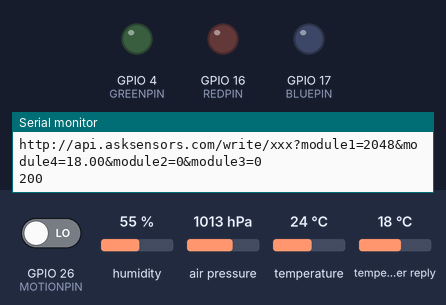
The sketch below on a simulated ESP32. Parts: output pins drawn as LEDs (lit = HIGH), the last lines printed to the serial monitor. The inputs (shaded band) are chosen by the test bench; at power-on: GPIO 26 (MOTIONPIN) LOW, humidity 55 %, air pressure 1013 hPa, temperature 24 °C, temperature in the weather reply 18 °C. WiFi joins after 1.5 s; servers stay silent unless stated; uploads are accepted with an empty reply; web services answer with replies made up by the test bench.

Above: at 2.7 s.
2.8 s: GPIO 26 (MOTIONPIN) driven HIGH
At 3.7 s:
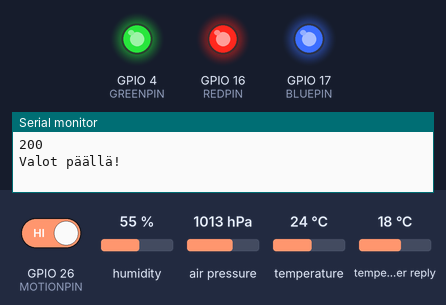
Timing chart, 0 to 5.8 s (numbered marks = the images above; inputs shaded):
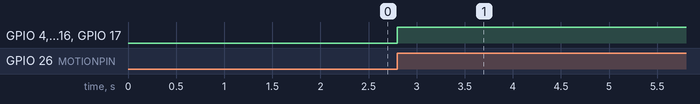

Measured:
- after the input at 2.8 s, GPIO 4 (GREENPIN), GPIO 16 (REDPIN), GPIO 17 (BLUEPIN): LOW → HIGH at once

The sketch:

sensor_project.ino
```cpp
/*
   Harjoitus 6. AskSensors-pilvi.
   Kurssi: TIES536 Sulautettu Internet
   Author @ Teemu Käpylä
   https://www.teemukapyla.fi
*/

// sisällytetään relevantit kirjastot
#include <WiFi.h>
#include <WiFiMulti.h>
#include <HTTPClient.h>
#include <Adafruit_Sensor.h>
#include <Adafruit_BME280.h>
#include <ArduinoJson.h>
#include <SPI.h>

Adafruit_BME280 bme;

#define LIGHTPIN 34 // valosensori pinnissä 34
#define REDPIN 16 // punainen ledi pinnissä 16
#define GREENPIN 4 // vihreä ledi pinnissä 4
#define BLUEPIN 17  // sininen ledi pinnissä 17
#define MOTIONPIN 26 // PIR-liikesensori pinnissä 26

WiFiMulti WiFiMulti;
HTTPClient ask;
WiFiClient client;

// WiFi, API ja intervallikonfiguraatio ja vähän muutakin
const char* ssid     = "xxx"; //Wifi SSID
const char* password = "xxx"; //Wifi Password
const char* firstSensorApi = "xxx";      // API KEY IN
const char* secondSensorApi = "xxx";      // API KEY IN
const unsigned int writeInterval = 1800000;   // write interval (in ms)
const int NIGHTLIGHT = 60000; // yövalo pysyy käynnissä (ms)
bool firstRound = true;

// ASKSENSORS API host config
const char* host = "api.asksensors.com";  // API host
const char* weatherHost = "api.openweathermap.org"; // API host
const int httpPort = 80;      // port

// liikkeenhavainnointiin liittyvät liput
bool motionDetected = false;
bool isMotionSetOff = true;
bool isLightSetOff = true;
bool lightOn = false;

// liikkeenhavainnointiin liittyvät aikamuuttujat
unsigned long timeLastUpdated;
unsigned long lastMotionDetected;
unsigned long lightOnSince;

void setup() {

  bme.begin(0x76);
  pinMode(MOTIONPIN, INPUT);
  pinMode(REDPIN, OUTPUT);
  pinMode(GREENPIN, OUTPUT);
  pinMode(BLUEPIN, OUTPUT);

  // avataan sarjaportti
  Serial.begin(115200);

  Serial.println("*****************************************************");
  Serial.println("********** Program Start : Connect ESP32 to AskSensors.");
  Serial.println("Wait for WiFi... ");

  // connecting to the WiFi network
  WiFiMulti.addAP(ssid, password);
  while (WiFiMulti.run() != WL_CONNECTED) {
    Serial.print(".");
    delay(500);
  }

  // yhdistetty
  Serial.println("WiFi connected");
  Serial.println("IP address: ");
  Serial.println(WiFi.localIP());

  // keskeytystä kutsutaan vain kun PIR-sensorin tilassa on tapahtunut muutos (CHANGE)
  attachInterrupt(digitalPinToInterrupt(MOTIONPIN), tunnistus, CHANGE);
}

// tätä kutsutaan liikkeentunnistussensorin keskeytyskäsittelyssä
// globaaliin muuttujaan tallennetaan tulos
void tunnistus() {
  byte tila = digitalRead(MOTIONPIN);
  if (tila == 1) {
    motionDetected = true;
    lightOn = true;
  }
}


void loop() {

  // Laitetaan yövalo päälle kun ollaan havaittu liikettä
  if (lightOn && isLightSetOff) {
    digitalWrite(REDPIN, 1);
    digitalWrite(GREENPIN, 1);
    digitalWrite(BLUEPIN, 1);
    Serial.println("Valot päällä!");
    lightOnSince = millis();
    lightOn = false;
    isLightSetOff = false;
  }

  // ja valo pois päältä kun liikkeestä on kulunut tarpeeksi aikaa
  if (!isLightSetOff && millis() - lightOnSince >= NIGHTLIGHT) {
    digitalWrite(REDPIN, 0);
    digitalWrite(GREENPIN, 0);
    digitalWrite(BLUEPIN, 0);
    Serial.println("Valot pois päältä!");
    lightOn = false;
    isLightSetOff = true;
  }


  // Päivitetään PIR-sensoria kuvaavaa arvoa tarvittaessa, jos viime kerrasta on kymmenen sekuntia
  if (motionDetected && millis() - lastMotionDetected >= 10000) {
    Serial.println("Liikettä havaittu!");

    if (client.connect(host, httpPort)) {

      String motionUrl = "http://api.asksensors.com/write/";
      motionUrl += secondSensorApi;
      motionUrl += "?module2=";
      motionUrl += 1;
      motionUrl += "&module3=";
      motionUrl += 1;

      ask.begin(motionUrl);

      // katsotaan mikä koodi saadaan HTTP-pyynnöstä
      int httpCode = ask.GET();

      if (httpCode > 0) {

        String payload = ask.getString();
        Serial.println(httpCode);
        Serial.println(payload);
      } else {
        Serial.println("Error on HTTP request");
      }

      ask.end();
      client.stop();
      motionDetected = false;
      isMotionSetOff = false;
      lastMotionDetected = millis();
    }
  }

  // palautetaan myös pilven PIR-tieto OFF-asentoon, jos viimeisimmästä havaitusta
  // liikkeestä on mennyt 30s, eikä se ole vielä OFF-asennossa
  if (!isMotionSetOff && millis() - lastMotionDetected >= 30000) {
     if (client.connect(host, httpPort)) {

      String motionUrl = "http://api.asksensors.com/write/";
      motionUrl += secondSensorApi;
      motionUrl += "?module2=";
      motionUrl += 0;
      motionUrl += "&module3=";
      motionUrl += 0;

      ask.begin(motionUrl);

      // katsotaan mikä koodi saadaan HTTP-pyynnöstä
      int httpCode = ask.GET();

      if (httpCode > 0) {

        String payload = ask.getString();
        Serial.println(httpCode);
        Serial.println(payload);
      } else {
        Serial.println("Error on HTTP request");
      }

      ask.end();
      client.stop();
      isMotionSetOff = true;
    }
  }

  // ajetaan sensoripäivitykset, jos viimeisimmästä päivityksestä on kulunut 30 min tai on ensimmäinen kierros menossa
  if (millis() - timeLastUpdated > writeInterval || firstRound == true) {

    // TCP yhteyden luonti
    if (!client.connect(host, httpPort)) {
      Serial.println("connection failed");
      return;
    } else {

      // haetaan Open Weather Map APIsta lämpötilatieto
      float celsiusOpenApi = weather();

      // tarkastetaan kyselyn yhteydessä kaikkien muiden paitsi liikesensorin tilanne
      float temperature = bme.readTemperature();
      int humidity = bme.readHumidity();
      int pressure = bme.readPressure() / 100;
      int lux = analogRead(LIGHTPIN);

      // luodaan url ensimmäisen sensorin päivitystä varten
      String url = "http://api.asksensors.com/write/";
      url += firstSensorApi;
      url += "?module1=";
      url += temperature;
      url += "&module2=";
      url += temperature;
      url += "&module3=";
      url += humidity;
      url += "&module4=";
      url += pressure;

      // url toisen sensorin päivitystä varten
      String secondUrl = "http://api.asksensors.com/write/";
      secondUrl += secondSensorApi;
      secondUrl += "?module1=";
      secondUrl += lux;
      secondUrl += "&module4=";
      secondUrl += celsiusOpenApi;
      secondUrl += "&module2=";
      secondUrl += 0;
      secondUrl += "&module3=";
      secondUrl += 0;

      // pyyntö ensimmäin sensorin apille
      Serial.println(url);
      // lähetetään API-pyyntö
      ask.begin(url);

      // katsotaan mikä koodi saadaan HTTP-pyynnöstä
      int httpCode = ask.GET();

      if (httpCode > 0) {

        String payload = ask.getString();
        Serial.println(httpCode);
        Serial.println(payload);
      } else {
        Serial.println("Error on HTTP request");
      }

      ask.end(); //End

      // pyyntö toisen sensorin apille
      Serial.println(secondUrl);
      // lähetetään API-pyyntö
      ask.begin(secondUrl);

      // katsotaan mikä koodi saadaan HTTP-pyynnöstä
      httpCode = ask.GET();

      if (httpCode > 0) {

        String payload = ask.getString();
        Serial.println(httpCode);
        Serial.println(payload);
      } else {
        Serial.println("Error on HTTP request");
      }

      ask.end(); // lähetyksen loppu
      client.stop();  // pysäytetään yhteys

    }
    timeLastUpdated = millis();
    firstRound = false;
  }
}

// aliohjelma säätietoAPIn käyttöön
float weather() {

  if (!client.connect(weatherHost, 80)) {
    Serial.println("2. connection failed");
    return 0;
  } else {

    // kovakoodattu API-pyyntö Open Weather Mappiin.
    client.println(F("GET /data/2.5/weather?q=Jyväskylä&appid=3ad47f513f5e580203d5790e72d26e16 HTTP/1.0"));
    client.println(F("Host: api.openweathermap.org"));
    client.println(F("Connection: close"));

    if (client.println() == 0) {
      Serial.println(F("Failed to send request"));
      return 0;
    }

    // Check HTTP status
    char status[32] = {0};
    client.readBytesUntil('\r', status, sizeof(status));
    if (strcmp(status, "HTTP/1.1 200 OK") != 0) {
      Serial.print(F("Unexpected response: "));
      Serial.println(status);
      return 0;
    }

    // Skip HTTP headers
    char endOfHeaders[] = "\r\n\r\n";
    if (!client.find(endOfHeaders)) {
      Serial.println(F("Invalid response"));
      return 0;
    }

    // Allocate the JSON document
    // Use arduinojson.org/v6/assistant to compute the capacity.
    const size_t capacity = JSON_ARRAY_SIZE(1) + JSON_OBJECT_SIZE(1) + 2 * JSON_OBJECT_SIZE(2) + JSON_OBJECT_SIZE(4) + JSON_OBJECT_SIZE(5) + JSON_OBJECT_SIZE(6) + JSON_OBJECT_SIZE(13) + 270;
    DynamicJsonDocument doc(capacity);

    // Parse JSON object
    DeserializationError error = deserializeJson(doc, client);
    if (error) {
      Serial.print(F("deserializeJson() failed: "));
      Serial.println(error.c_str());
      return 0;
    }

    // kaivetaan haluttu lämpötilaarvo ja muunnetaan celsius-skaalalle
    JsonObject main = doc["main"];
    float main_temp = main["temp"];
    float celsius = main_temp - 273.15;

    client.stop();
    // palautetaan lämpötila-arvo pääluuppiin
    return celsius;
  }
}
```
